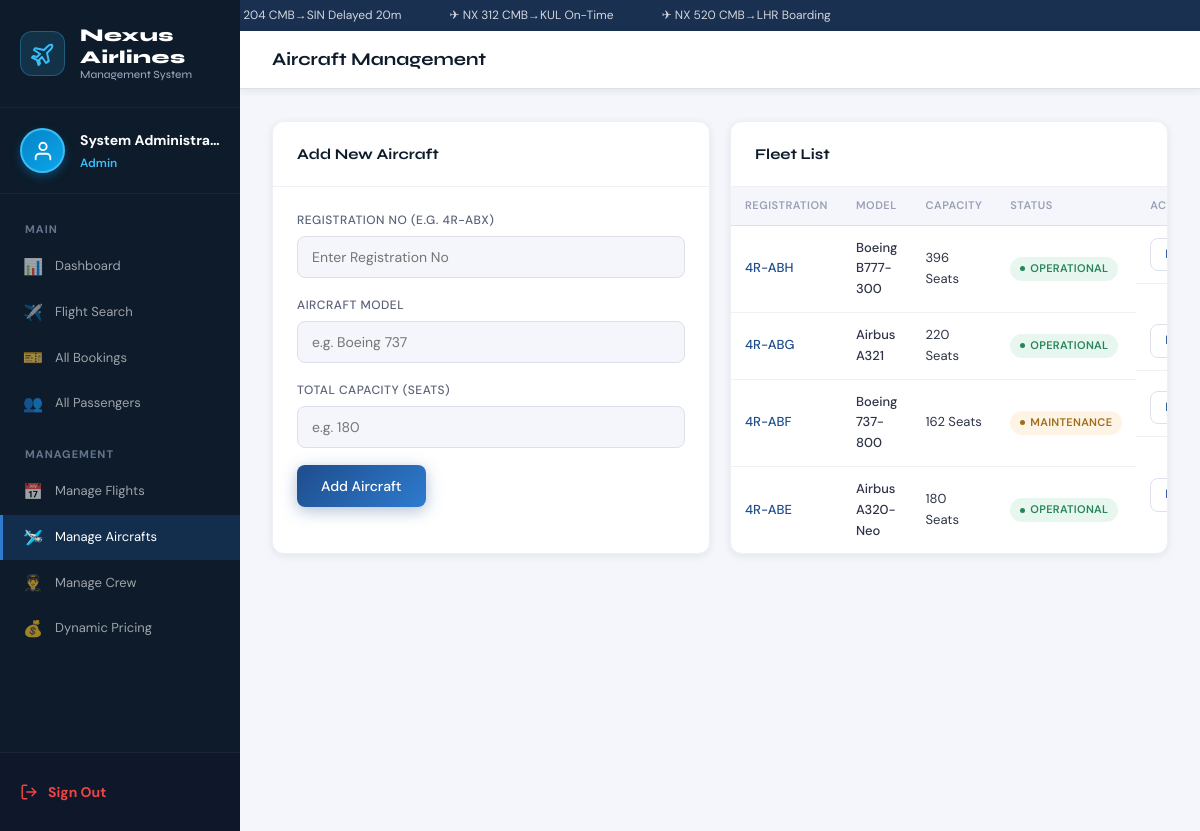
The app's page /manage_aircrafts.php (signed in) with its own data.
### tables this page shows
CREATE TABLE IF NOT EXISTS aircraft (
    id               INT AUTO_INCREMENT PRIMARY KEY,
    registration     VARCHAR(20) NOT NULL UNIQUE,
    model            VARCHAR(100) NOT NULL,
    manufacturer     VARCHAR(100),
    capacity         INT NOT NULL DEFAULT 180,
    economy_seats    INT NOT NULL DEFAULT 150,
    business_seats   INT NOT NULL DEFAULT 24,
    first_seats      INT NOT NULL DEFAULT 6,
    maintenance_status ENUM('operational','maintenance','retired') NOT NULL DEFAULT 'operational',
    last_maintenance DATE,
    next_maintenance DATE,
    created_at       DATETIME NOT NULL DEFAULT NOW()
);

### manage_aircrafts.php (the view, shortened to what this page needs)
<?php
$db = getDB();
$aircrafts = $db->query("SELECT * FROM aircraft ORDER BY id DESC")->fetchAll();
$editData = null;
?>
<!DOCTYPE html>
<html lang="en">
<head>
  <link rel="stylesheet" href="css/style.css">
</head>
<body>
<?php include 'includes/sidebar.php'; ?>
<div class="main-content">
<header class="topbar">
  <div class="topbar-title">Aircraft Management</div>
</header>
<main class="page-content">
  <div class="grid-2">
    <div class="card">
      <div class="card-header">
          <span class="card-title">
              <?= $editData ? 'Edit Aircraft Details' : 'Add New Aircraft' ?>
          </span>
      </div>
      <div class="card-body">
        <?php if($editData): ?>
            <form method="POST" action="manage_aircrafts.php">
                <input type="hidden" name="action" value="update">
                <input type="hidden" name="id" value="<?= $editData['id'] ?>">
                <div class="form-group">
                    <label>Registration No</label>
                    <input type="text" name="registration" value="<?= htmlspecialchars($editData['registration']) ?>" required>
                </div>
                <div class="form-group">
                    <label>Aircraft Model</label>
                    <input type="text" name="model" value="<?= htmlspecialchars($editData['model']) ?>" required>
                </div>
                <div class="form-group">
                    <label>Total Capacity (Seats)</label>
                    <input type="number" name="capacity" value="<?= $editData['capacity'] ?>" required>
                </div>
                <div class="form-group">
                    <label>Maintenance Status</label>
                    <select name="maintenance_status">
                        <option value="operational" <?= $editData['maintenance_status'] === 'operational' ? 'selected' : '' ?>>Operational</option>
                        <option value="maintenance" <?= $editData['maintenance_status'] === 'maintenance' ? 'selected' : '' ?>>Maintenance</option>
                        <option value="retired" <?= $editData['maintenance_status'] === 'retired' ? 'selected' : '' ?>>Retired</option>
                    </select>
                </div>
                <button type="submit" class="btn-primary">Update Aircraft</button>
                <a href="manage_aircrafts.php" class="btn-secondary" style="display: inline-block; text-align: center; text-decoration: none; padding: 10px; margin-top: 10px; margin-left: 10px; border-radius: 8px;">Cancel</a>
            </form>
        <?php else: ?>
            <form method="POST" action="manage_aircrafts.php">
                <div class="form-group">
                    <label>Registration No (e.g. 4R-ABX)</label>
                    <input type="text" name="registration" placeholder="Enter Registration No" required>
                </div>
                <div class="form-group">
                    <label>Aircraft Model</label>
                    <input type="text" name="model" placeholder="e.g. Boeing 737" required>
                </div>
                <div class="form-group">
                    <label>Total Capacity (Seats)</label>
                    <input type="number" name="capacity" placeholder="e.g. 180" required>
                </div>
                <button type="submit" class="btn-primary mt-2">Add Aircraft</button>
            </form>
        <?php endif; ?>
      </div>
    </div>
    <div class="card">
      <div class="card-header"><span class="card-title">Fleet List</span></div>
      <div class="table-wrap">
        <table class="ams-table">
          <thead>
            <tr>
              <th>REGISTRATION</th>
              <th>MODEL</th>
              <th>CAPACITY</th>
              <th>STATUS</th>
              <th>ACTION</th>
            </tr>
          </thead>
          <tbody>
          <?php if(empty($aircrafts)): ?>
              <tr><td colspan="5" style="text-align:center; padding:20px; color:var(--gray-500);">No aircraft found in the fleet.</td></tr>
          <?php else: ?>
              <?php foreach ($aircrafts as $a): ?>
                <tr>
                  <td class="fw" style="color:var(--sky)"><?= htmlspecialchars($a['registration']) ?></td>
                  <td style="font-weight: 500;"><?= htmlspecialchars($a['model']) ?></td>
                  <td><?= $a['capacity'] ?> Seats</td>
                  <td>
                      <?php
                        $statusClass = $a['maintenance_status'] === 'operational' ? 'pill-success' : ($a['maintenance_status'] === 'maintenance' ? 'pill-warning' : 'pill-danger');
                      ?>
                      <span class="pill <?= $statusClass ?>"><?= ucfirst($a['maintenance_status']) ?></span>
                  </td>
                  <td style="display: flex; gap: 5px;">
                      <a href="?edit_id=<?= $a['id'] ?>" class="btn-secondary btn-sm" style="text-decoration: none;">Edit</a>
                  </td>
                </tr>
              <?php endforeach; ?>
          <?php endif; ?>
          </tbody>
        </table>
      </div>
    </div>
  </div>
</main>
</div> <script src="js/app.js"></script>
</body>
</html>

### css/style.css (style rules this page uses)
:root { --navy: #0d1b2a; --navy-mid: #1a3050; --sky: #1e4d8c; --sky-light: #2e7bcf; --accent: #e8a135; --teal: #38b899; --danger: #e05252; --success: #3cb97a; --warn: #e8a135; --white: #ffffff; --off-white: #f4f6fb; --gray-100: #eef0f5; --gray-200: #dde0eb; --gray-400: #9aa0b5; --gray-600: #5c637a; --gray-800: #2e3347; --font-head: 'Syne', sans-serif; --font-body: 'DM Sans', sans-serif; --radius-sm: 8px; --radius-md: 12px; --radius-lg: 18px; --shadow-sm: 0 2px 8px rgba(13,27,42,.08); --shadow-md: 0 8px 32px rgba(13,27,42,.14); --shadow-lg: 0 20px 60px rgba(13,27,42,.20); --transition: .22s cubic-bezier(.4,0,.2,1); }
*, *::before, *::after { box-sizing: border-box; margin: 0; padding: 0; }
html { scroll-behavior: smooth; }
body { font-family: var(--font-body); font-size: 15px; line-height: 1.6; color: var(--gray-800); background: var(--off-white); }
a { color: var(--sky-light); text-decoration: none; }
.form-group { margin-bottom: 1.1rem; }
.form-group label { display: block; font-size: 12px; font-weight: 500; color: var(--gray-600); text-transform: uppercase; letter-spacing: .5px; margin-bottom: 6px; }
.form-group input, .form-group select, .form-group textarea { width: 100%; padding: 11px 14px; border: 1.5px solid var(--gray-200); border-radius: var(--radius-sm); font-family: var(--font-body); font-size: 14px; color: var(--gray-800); background: var(--off-white); transition: border-color var(--transition), box-shadow var(--transition); outline: none; }
.btn-primary { display: inline-flex; align-items: center; justify-content: center; gap: 8px; padding: 12px 24px; border-radius: var(--radius-sm); background: linear-gradient(135deg, var(--sky) 0%, var(--sky-light) 100%); color: white; font-family: var(--font-body); font-size: 14px; font-weight: 500; border: none; cursor: pointer; transition: transform var(--transition), box-shadow var(--transition), opacity var(--transition); box-shadow: 0 4px 16px rgba(30,77,140,.35); }
.btn-secondary { display: inline-flex; align-items: center; justify-content: center; gap: 8px; padding: 10px 20px; border-radius: var(--radius-sm); background: white; color: var(--sky); font-size: 14px; font-weight: 500; border: 1.5px solid var(--gray-200); cursor: pointer; transition: all var(--transition); }
.btn-sm { padding: 6px 14px; font-size: 12px; }
.main-content { margin-left: 240px; flex: 1; display: flex; flex-direction: column; min-height: 100vh; }
.topbar { background: white; border-bottom: 1px solid var(--gray-200); padding: .875rem 2rem; display: flex; align-items: center; justify-content: space-between; position: sticky; top: 0; z-index: 50; box-shadow: var(--shadow-sm); }
.topbar-title { font-family: var(--font-head); font-size: 18px; font-weight: 700; color: var(--navy); }
.page-content { padding: 2rem; flex: 1; }
.card { background: white; border-radius: var(--radius-md); box-shadow: var(--shadow-sm); border: 1px solid var(--gray-100); overflow: hidden; animation: fadeUp .4s ease both; }
.card-header { padding: 1.25rem 1.5rem; border-bottom: 1px solid var(--gray-100); display: flex; align-items: center; justify-content: space-between; }
.card-title { font-family: var(--font-head); font-size: 15px; font-weight: 700; color: var(--navy); }
.card-body { padding: 1.5rem; }
.table-wrap { overflow-x: auto; }
table.ams-table { width: 100%; border-collapse: collapse; font-size: 13px; }
.ams-table th { text-align: left; padding: 10px 14px; font-size: 11px; font-weight: 600; text-transform: uppercase; letter-spacing: .5px; color: var(--gray-400); background: var(--off-white); border-bottom: 1px solid var(--gray-200); }
.ams-table td { padding: 12px 14px; border-bottom: 1px solid var(--gray-100); color: var(--gray-800); vertical-align: middle; }
.ams-table tr:last-child td { border-bottom: none; }
.ams-table .fw { font-weight: 500; color: var(--navy); }
.pill { display: inline-flex; align-items: center; gap: 5px; padding: 3px 10px; border-radius: 20px; font-size: 11px; font-weight: 600; text-transform: uppercase; letter-spacing: .3px; }
.pill-success { background: rgba(60,185,122,.12); color: #28855b; }
.pill-warning { background: rgba(232,161,53,.12); color: #a06d1a; }
.pill::before { content: ''; width: 5px; height: 5px; border-radius: 50%; background: currentColor; }
.grid-2 { display: grid; grid-template-columns: 1fr 1fr; gap: 1.25rem; }

### records on screen
aircraft: registration "4R-ABH", model "Boeing B777-300", capacity "396", maintenance_status "OPERATIONAL"
aircraft: registration "4R-ABG", model "Airbus A321", capacity "220", maintenance_status "OPERATIONAL"
aircraft: registration "4R-ABF", model "Boeing 737-800", capacity "162", maintenance_status "MAINTENANCE"
aircraft: registration "4R-ABE", model "Airbus A320-Neo", capacity "180", maintenance_status "OPERATIONAL"

### other values on screen
$name "System Administra…"
$role "Admin"
